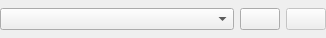
<ui version="4.0" stdsetdef="1" >
  <author></author>
  <comment></comment>
  <exportmacro></exportmacro>
  <class>VectorSelector</class>
  <widget class="QWidget" name="VectorSelector" >
    <property name="geometry" >
      <rect>
        <x>0</x>
        <y>0</y>
        <width>326</width>
        <height>38</height>
      </rect>
    </property>
    <property name="whatsThis" stdset="0" >
      <string>Select a vector to utilize.  If you wish to create a new vector, click on the icon to the right.</string>
    </property>
    <layout class="QHBoxLayout" >
      <property name="margin" >
        <number>0</number>
      </property>
      <item>
        <widget class="KstComboBox" name="_vector" />
      </item>
      <item>
        <widget class="QPushButton" name="_newVector" >
          <property name="sizePolicy" >
            <sizepolicy>
              <hsizetype>0</hsizetype>
              <vsizetype>0</vsizetype>
              <horstretch>0</horstretch>
              <verstretch>0</verstretch>
            </sizepolicy>
          </property>
          <property name="text" >
            <string/>
          </property>
          <property name="toolTip" stdset="0" >
            <string>Create a new vector.</string>
          </property>
          <property name="whatsThis" stdset="0" >
            <string>Opens a vector dialog to create a new vector, which will become the selected vector.</string>
          </property>
        </widget>
      </item>
      <item>
        <widget class="QPushButton" name="_editVector" >
          <property name="enabled" >
            <bool>false</bool>
          </property>
          <property name="sizePolicy" >
            <sizepolicy>
              <hsizetype>0</hsizetype>
              <vsizetype>0</vsizetype>
              <horstretch>0</horstretch>
              <verstretch>0</verstretch>
            </sizepolicy>
          </property>
          <property name="text" >
            <string/>
          </property>
          <property name="toolTip" stdset="0" >
            <string>Edit selected vector.</string>
          </property>
          <property name="whatsThis" stdset="0" >
            <string>Opens a vector dialog to edit selected vector.</string>
          </property>
        </widget>
      </item>
    </layout>
  </widget>
  <layoutdefault spacing="6" margin="11" />
  <pixmapfunction>qPixmapFromMimeSource</pixmapfunction>
  <customwidgets>
    <customwidget>
      <class>KstComboBox</class>
      <extends>QComboBox</extends>
      <header>kstcombobox.h</header>
    </customwidget>
  </customwidgets>
  <includes>
    <include location="local" >kstdatacollection.h</include>
    <include location="local" >kstcombobox.h</include>
    <include location="global" >kst_export.h</include>
  </includes>
  <connections>
    <connection>
      <sender>_newVector</sender>
      <signal>clicked()</signal>
      <receiver>VectorSelector</receiver>
      <slot>createNewVector()</slot>
    </connection>
    <connection>
      <sender>_editVector</sender>
      <signal>clicked()</signal>
      <receiver>VectorSelector</receiver>
      <slot>editVector()</slot>
    </connection>
    <connection>
      <sender>VectorSelector</sender>
      <signal>selectionChanged(QString)</signal>
      <receiver>VectorSelector</receiver>
      <slot>selectionWatcher(QString)</slot>
    </connection>
  </connections>
</ui>
